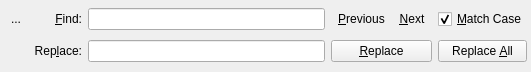
<?xml version="1.0" encoding="UTF-8"?>
<ui version="4.0">
 <class>Form</class>
 <widget class="QWidget" name="Form">
  <property name="geometry">
   <rect>
    <x>0</x>
    <y>0</y>
    <width>531</width>
    <height>72</height>
   </rect>
  </property>
  <property name="windowTitle">
   <string>Form</string>
  </property>
  <layout class="QGridLayout" name="gridLayout">
   <property name="margin">
    <number>4</number>
   </property>
   <item row="0" column="0">
    <widget class="QToolButton" name="close">
     <property name="text">
      <string>...</string>
     </property>
     <property name="icon">
      <iconset resource="icons.qrc">
       <normaloff>:/close.svg</normaloff>:/close.svg</iconset>
     </property>
     <property name="shortcut">
      <string>Esc</string>
     </property>
     <property name="autoRaise">
      <bool>true</bool>
     </property>
    </widget>
   </item>
   <item row="0" column="1">
    <widget class="QLabel" name="label">
     <property name="text">
      <string>&amp;Find:</string>
     </property>
     <property name="alignment">
      <set>Qt::AlignRight|Qt::AlignTrailing|Qt::AlignVCenter</set>
     </property>
     <property name="buddy">
      <cstring>text</cstring>
     </property>
    </widget>
   </item>
   <item row="0" column="2">
    <widget class="QLineEdit" name="text">
     <property name="minimumSize">
      <size>
       <width>200</width>
       <height>0</height>
      </size>
     </property>
    </widget>
   </item>
   <item row="0" column="3">
    <layout class="QHBoxLayout" name="horizontalLayout">
     <property name="spacing">
      <number>0</number>
     </property>
     <item>
      <widget class="QToolButton" name="previous">
       <property name="text">
        <string>&amp;Previous</string>
       </property>
       <property name="icon">
        <iconset>
         <normaloff>:/icons/previous.svg</normaloff>:/icons/previous.svg</iconset>
       </property>
       <property name="toolButtonStyle">
        <enum>Qt::ToolButtonIconOnly</enum>
       </property>
       <property name="autoRaise">
        <bool>true</bool>
       </property>
      </widget>
     </item>
     <item>
      <widget class="QToolButton" name="next">
       <property name="text">
        <string>&amp;Next</string>
       </property>
       <property name="icon">
        <iconset>
         <normaloff>:/icons/next.svg</normaloff>:/icons/next.svg</iconset>
       </property>
       <property name="toolButtonStyle">
        <enum>Qt::ToolButtonIconOnly</enum>
       </property>
       <property name="autoRaise">
        <bool>true</bool>
       </property>
      </widget>
     </item>
    </layout>
   </item>
   <item row="0" column="4">
    <widget class="QCheckBox" name="matchCase">
     <property name="enabled">
      <bool>true</bool>
     </property>
     <property name="text">
      <string>&amp;Match Case</string>
     </property>
     <property name="checked">
      <bool>true</bool>
     </property>
    </widget>
   </item>
   <item row="1" column="1">
    <widget class="QLabel" name="label_2">
     <property name="text">
      <string>Rep&amp;lace:</string>
     </property>
     <property name="alignment">
      <set>Qt::AlignRight|Qt::AlignTrailing|Qt::AlignVCenter</set>
     </property>
     <property name="buddy">
      <cstring>replaceWith</cstring>
     </property>
    </widget>
   </item>
   <item row="1" column="2">
    <widget class="QLineEdit" name="replaceWith"/>
   </item>
   <item row="1" column="3">
    <widget class="QPushButton" name="replace">
     <property name="text">
      <string>&amp;Replace</string>
     </property>
    </widget>
   </item>
   <item row="1" column="4">
    <widget class="QPushButton" name="replaceall">
     <property name="text">
      <string>Replace &amp;All</string>
     </property>
    </widget>
   </item>
  </layout>
 </widget>
 <tabstops>
  <tabstop>text</tabstop>
  <tabstop>replaceWith</tabstop>
  <tabstop>next</tabstop>
  <tabstop>previous</tabstop>
  <tabstop>replace</tabstop>
  <tabstop>replaceall</tabstop>
  <tabstop>matchCase</tabstop>
  <tabstop>close</tabstop>
 </tabstops>
 <resources>
  <include location="icons.qrc"/>
 </resources>
 <connections>
  <connection>
   <sender>text</sender>
   <signal>returnPressed()</signal>
   <receiver>next</receiver>
   <slot>animateClick()</slot>
   <hints>
    <hint type="sourcelabel">
     <x>122</x>
     <y>14</y>
    </hint>
    <hint type="destinationlabel">
     <x>421</x>
     <y>25</y>
    </hint>
   </hints>
  </connection>
 </connections>
</ui>
